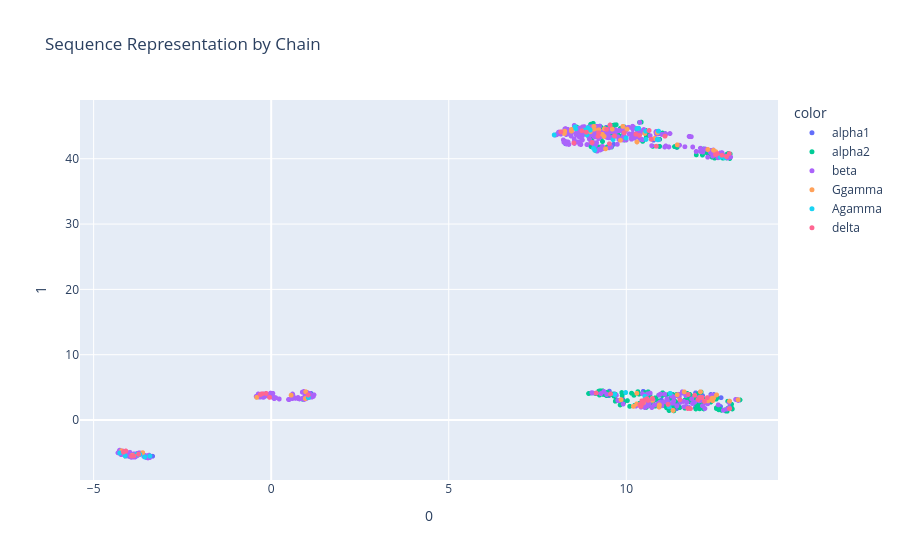

Source (notebook cell):
### Markdown cell above
### ESM2 Representation

### Code cell
seq_rep = pd.DataFrame(umap.fit_transform(np.array(var_data["esm_representation"]).tolist()))
seq_rep["label"] = var_data["name"]
seq_rep["color"] = var_data["hemoglobin_chain"]

fig = px.scatter(
    seq_rep, 
    x=0, 
    y=1, 
    color="color", 
    hover_data="label", 
    title="Sequence Representation by Chain"
)
fig.update_traces(marker_size=5)
fig.show()

### Figure 1 — Plotly figure (JSON) as saved in the notebook; plotly's stock layout.template omitted (floating-point values rounded to 4 significant figures; data arrays with more than 128 entries replaced by an {"elided": "..."} marker saying what was removed)
{"data": [{"customdata": [["Hb Antananarivo"], ["Hb Anantharaj"], ["Hb Evanston"], ["Hb I-Interlaken"], ["Hb Ramona"], ["Hb Spanish Town"], ["Hb Boumerdes"], ["Hb Kariya"], ["Hb Frankfurt"], ["Hb Q-India"], ["Hb Q-Thailand"], ["Hb Chapel Hill"], ["Hb Duan"], ["Hb Davenport"], ["Hb J-Rajappen"], ["Hb Chesapeake"], ["Hb &Ccedil;apa"], ["Hb St. Luke's"], ["Hb O-Indonesia"], ["Hb Mulhacen"], ["Hb Sassari"], ["Hb Tunis-Bizerte"], ["Hb Hanamaki-1"], ["Hb Diamant"], ["Hb Roubaix"], ["Hb Charolles"], ["Hb Anderlecht"], ["Hb Rockaway"], ["Hb Buffalo"], ["Hb Wichita"], ["Hb Wembley"], ["Hb Burlington"], ["Hb Yanase"], ["Hb Tamano"], ["Hb Douala"], ["Hb Saratoga Springs"], ["Hb Groene Hart"], ["Hb Lusaka"], ["Hb Die"], ["Hb Beziers"], ["Hb Itapira"], ["Hb Bom Jesus da Lapa"], ["Hb Oegstgeest"], ["Hb Riccarton"], ["Hb Broomfield"], ["Hb Ravenscourt Park"], ["Hb Hackney"], ["Hb Dublin"], ["Hb Jeddah"], ["Hb Westborough"], ["Hb Trenton"], ["Hb Galliera I"], ["Hb Parma"], ["Hb Pisa"], ["Hb Vientiane"], ["Hb Ecuador"], ["Hb Haaksbergen"], ["Hb Hagley Park"], ["Hb Voreppe"], ["Hb Kosovo"], ["Hb Bonn"], ["Hb Canuts"], ["Hb Verona"], ["Hb Hillingdon"], ["Hb Central Middlesex"], ["Hb Reading"], ["Hb Sudbury"], ["Hb Charlieu"], ["Hb Wroclaw"], ["Hb Mill Hill"], ["Hb Les Lilas"], ["Hb Kenton"], ["Hb Hatfield"], ["Hb Nedlands"], ["Hb Chelmsford"], ["Hb Beaconsfield"], ["Hb Palmela "], ["Hb Portim&atilde;o "], ["Hb alpha1 codon 86 (CTG>GTG)"], ["Hb Lima"], ["Hb Woodstock "], ["Hb St. Rose"], ["Hb Queens Park"], ["Hb Erzeroum"], ["Hb Olivet"], ["Hb PRINCES RISBOROUGH "], ["Hb AYLESBURY"], ["Hb Mao"], ["Hb Verdun"]], "hovertemplate": "color=alpha1<br>0=%{x}<br>1=%{y}<br>label=%{customdata[0]}<extra></extra>", "legendgroup": "alpha1", "marker": {"color": "#636efa", "size": 5, "symbol": "circle"}, "mode": "markers", "name": "alpha1", "showlegend": true, "type": "scattergl", "x": [12.36, 9.514, 11.44, 11.95, 11.31, 9.161, 9.522, 11.21, 11.63, 12.07, 12.65, 11.92, 11.19, 10.48, 9.257, 12.75, 9.081, 10.31, 10.89, 11.41, 12.85, 10.55, 9.511, -4.004, 9.645, 12.33, 10.54, 12.02, 11.46, 11.86, 10.57, 10.99, 8.739, 12.41, 12.93, 9.458, -0.2108, 10.66, 11.91, 9.896, 10.77, 10.34, 9.431, 1.112, 10.91, 8.96, 9.176, 10.93, 11.1, 12.67, 8.904, 1.158, 1.163, 0.9596, -3.34, -3.432, 9.013, 9.307, 10.43, 12.15, 11.74, 8.817, 10.62, 8.61, 12.44, 12.15, 11.42, 11.47, 11.83, -3.957, 9.177, 10.67, 11.02, 9.341, -3.493, -3.96, 1.113, 1.123, 12.38, 11.42, 9.663, -3.768, 8.287, 11.95, 8.732, 9.286, 8.769, 1.124, 12.46], "xaxis": "x", "y": [2.837, 3.746, 2.595, 1.903, 1.494, 4.043, 4.414, 2.359, 4.177, 2.528, 2.062, 3.591, 2.942, 4.388, 44.99, 40.14, 41.75, 44.38, 42.97, 41.95, 40.38, 44.23, 44.79, -5.554, 42.2, 2.946, 2.73, 3.141, 2.63, 2.979, 3.164, 3.057, 44.59, 3.517, 2.435, 43.53, 4.016, 2.92, 2.732, 3.21, 42.84, 2.362, 44.79, 3.684, 43.81, 44.52, 44.82, 41.88, 2.442, 3.417, 44.0, 3.743, 3.802, 3.91, -5.542, -5.543, 4.125, 41.62, 2.467, 3.749, 3.932, 44.23, 43.65, 44.35, 3.527, 1.865, 1.756, 2.171, 3.399, -5.628, 41.46, 2.786, 2.465, 44.08, -5.713, -5.382, 3.653, 3.73, 3.907, 41.73, 4.017, -5.412, 42.3, 4.157, 44.41, 44.44, 44.27, 4.06, 3.897], "yaxis": "y"}, {"customdata": {"elided": "281x1 str values"}, "hovertemplate": "color=alpha2<br>0=%{x}<br>1=%{y}<br>label=%{customdata[0]}<extra></extra>", "legendgroup": "alpha2", "marker": {"color": "#00cc96", "size": 5, "symbol": "circle"}, "mode": "markers", "name": "alpha2", "showlegend": true, "type": "scattergl", "x": {"elided": "281 float values"}, "xaxis": "x", "y": {"elided": "281 float values"}, "yaxis": "y"}, {"customdata": {"elided": "483x1 str values"}, "hovertemplate": "color=beta<br>0=%{x}<br>1=%{y}<br>label=%{customdata[0]}<extra></extra>", "legendgroup": "beta", "marker": {"color": "#ab63fa", "size": 5, "symbol": "circle"}, "mode": "markers", "name": "beta", "showlegend": true, "type": "scattergl", "x": {"elided": "483 float values"}, "xaxis": "x", "y": {"elided": "483 float values"}, "yaxis": "y"}, {"customdata": [["Hb F-Malaysia"], ["Hb F-Meinohama"], ["Hb F-Auckland"], ["Hb F-Albaicin"], ["Hb F-Albaicin"], ["Hb F-Heather"], ["Hb F-Catalonia"], ["Hb F-Melbourne"], ["Hb F-Fuchu"], ["Hb F-Saskatoon"], ["Hb F-Urumqi"], ["Hb F-Granada"], ["Hb F-Cosenza"], ["Hb F-Oakland"], ["Hb F-Tokyo"], ["Hb F-Austell"], ["Hb F-Veleta"], ["Hb F-Cincinnati"], ["Hb F-Lodz"], ["Hb F-Kingston"], ["Hb F-Sacromonte"], ["Hb F-Emirates"], ["Hb F-M-Osaka"], ["Hb F-Clarke"], ["Hb F-Shanghai"], ["Hb F-Brooklyn"], ["Hb F-Minoo"], ["Hb F-Lesvos"], ["Hb F-Kennestone"], ["Hb F-M-Fort Ripley"], ["Hb F-Columbus-GA"], ["Hb F-La Grange"], ["Hb F-Macedonia-II"], ["Hb F-Malta-I"], ["Hb F-Caltech"], ["Hb F-Carlton"], ["Hb F-Poole"], ["Hb F-Onoda"], ["Hb F-Texas-II"], ["Hb F-Alexandra"], ["Hb F-Ube"], ["Hb F-Ouled Rabah"], ["Hb F-Clamart"], ["Hb F-Calabria"], ["Hb F-Coigneres"], ["Hb F-Bonheiden"], ["Hb F-Bron"], ["Hb F-Lyon"], ["Hb F-Saint-Etienne"], ["Hb F-Sarajevo"], ["Hb F-Zhejiang"], ["Hb F-Paulinia"], ["Hb F-Istambul"], ["Hb F-Monserrato-Sassari"]], "hovertemplate": "color=Ggamma<br>0=%{x}<br>1=%{y}<br>label=%{customdata[0]}<extra></extra>", "legendgroup": "Ggamma", "marker": {"color": "#FFA15A", "size": 5, "symbol": "circle"}, "mode": "markers", "name": "Ggamma", "showlegend": true, "type": "scattergl", "x": [10.31, 8.257, 8.457, 9.374, 12.3, 8.987, 10.88, 12.66, 9.852, 9.386, 10.29, -4.213, 9.604, 11.32, 12.42, 12.91, 11.44, 10.2, 0.5615, 12.43, 10.3, 8.266, 10.8, 11.43, 10.73, 12.52, 10.3, -3.914, 12.3, 9.093, 13.15, 10.48, 10.52, 9.223, 9.417, -0.4064, 8.456, 10.02, 10.93, 12.36, 12.46, 12.54, 10.92, 10.73, 12.09, 9.834, 0.9711, 9.903, 12.46, 9.089, -3.619, 0.9611, 11.63, 9.325], "xaxis": "x", "y": [44.62, 43.86, 44.48, 43.41, 2.934, 44.14, 43.97, 40.36, 3.124, 44.59, 2.461, -4.704, 44.54, 1.47, 3.343, 2.891, 42.13, 2.09, 3.797, 2.959, 4.093, 44.22, 43.11, 3.868, 3.328, 41.08, 42.57, -5.399, 41.41, 44.54, 3.107, 2.619, 43.88, 44.43, 41.52, 3.473, 44.23, 44.53, 2.31, 3.146, 3.341, 3.847, 1.98, 3.014, 4.317, 42.83, 4.335, 44.95, 41.3, 44.95, -5.002, 3.296, 4.309, 43.75], "yaxis": "y"}, {"customdata": [["Hb F-Marietta"], ["Hb F-Port Royal"], ["Hb F-Macedonia-I"], ["Hb F-Texas-I"], ["Hb F-Kotobuki"], ["Hb F-Pordenone"], ["Hb F-Calluna"], ["Hb F-Kuala Lumpur"], ["Hb F-Pendergrass"], ["Hb F-Cobb"], ["Hb F-Bonaire-GA"], ["Hb F-Woodstock"], ["Hb F-Beech Island"], ["Hb F-Jamaica"], ["Hb F-Iwata"], ["Hb F-Xin-Su"], ["Hb F-Sardinia (<sup>A</sup>gamma<sup>T</sup>)"], ["Hb F-Dammam"], ["Hb F-Victoria Jubilee"], ["Hb F-Dickinson"], ["Hb F-Hull"], ["Hb F-Baskent"], ["Hb F-Jiangsu"], ["Hb F-Texas-II"], ["Hb F-Alexandra"], ["Hb F-Ube"], ["Hb F-Xinjiang"], ["Hb F-Fukuyama"], ["Hb F-Forest Park"], ["Hb F-Campinas"], ["Hb F-Porto Torres"], ["Hb F-Oman"], ["Hb F-Beni Khirane"], ["Hb F-Osilo"], ["Hb F-Salamanque"]], "hovertemplate": "color=Agamma<br>0=%{x}<br>1=%{y}<br>label=%{customdata[0]}<extra></extra>", "legendgroup": "Agamma", "marker": {"color": "#19d3f3", "size": 5, "symbol": "circle"}, "mode": "markers", "name": "Agamma", "showlegend": true, "type": "scattergl", "x": [9.629, 10.91, 9.993, 8.893, 1.043, 8.984, 10.55, 11.24, 10.89, 10.3, 12.77, 10.63, 8.818, 8.558, -3.416, -3.793, -4.265, 8.579, 11.21, 9.983, 7.97, 9.673, 9.079, 10.4, 10.53, 9.112, 10.35, 10.56, 12.65, -3.699, -3.563, 8.915, -4.112, 1.046, 10.87], "xaxis": "x", "y": [42.92, 44.22, 43.18, 43.64, 3.725, 44.39, 44.22, 4.085, 42.9, 44.61, 40.14, 3.111, 44.37, 44.9, -5.514, -5.27, -5.044, 44.59, 2.026, 4.203, 43.64, 3.918, 41.57, 2.16, 3.616, 41.29, 44.66, 42.96, 40.22, -5.275, -5.656, 44.76, -5.48, 3.412, 42.96], "yaxis": "y"}, {"customdata": [["Hb A<sub>2</sub>-Niigata"], ["Hb A<sub>2</sub>-Sphaki&aacute;"], ["Hb A<sub>2</sub>-Pylos"], ["Hb A<sub>2</sub>-NYU"], ["Hb A<sub>2</sub>' or Hb B<sub>2</sub>"], ["Hb A<sub>2</sub>-Roosevelt"], ["Hb A<sub>2</sub>-Flatbush"], ["Hb A<sub>2</sub>-Victoria"], ["Hb A<sub>2</sub>-Yokoshima"], ["Hb A<sub>2</sub>-Puglia"], ["Hb A<sub>2</sub>-Yialousa"], ["Hb A<sub>2</sub>-Metaponto"], ["Hb A<sub>2</sub>-Melbourne"], ["Hb A<sub>2</sub>-Agrinio"], ["Hb A<sub>2</sub>-Parkville"], ["Hb A<sub>2</sub>-Adria"], ["Hb A<sub>2</sub>-Indonesia"], ["Hb A<sub>2</sub>-Grovetown"], ["Hb A<sub>2</sub>-Nishishinbashi"], ["Hb A<sub>2</sub>-Etolia"], ["Hb A<sub>2</sub>-Honai"], ["Hb A<sub>2</sub>-Sant' Antioco"], ["Hb A<sub>2</sub>-Wrens"], ["Hb A<sub>2</sub>-Canada"], ["Hb A<sub>2</sub>-Coburg"], ["Hb A<sub>2</sub>-Liangcheng"], ["Hb A<sub>2</sub>-Manzanares"], ["Hb A<sub>2</sub>-Zagreb"], ["Hb A<sub>2</sub>-Babinga"], ["Hb A<sub>2</sub>-Fitzroy"], ["Hb A2-Toranomon"], ["Hb A2-Monreale"], ["Hb A2-Campania"], ["Hb A2-Lucania"], ["Hb A2-Capri"], ["Hb A2-Ninive"], ["Hb A2-Pasteur-Tunis"], ["Hb A2-MUMC"], ["Hb A2-Catania"], ["Hb A2-Ventimiglia"], ["Hb A2-Montechiaro"], ["Hb A2-Bagheria"], ["Hb A2-Udine"], ["Hb A2-Acacias"], ["Hb A2-North Africa"], ["Hb A2-Lyon"], ["Hb A2-Asti"], ["Hb A2-Pordenone"], ["Hb A2 codon 2   (CAT&#8594;AAT)"], ["Hb A2  codon 52 (GAT>CAT)"], ["Hb A2 Saint-Denis"], ["Hb A2-San Floro "], ["Hb A2-India"], ["Hb A2-Lewisburg"], ["Hb A2-Ramallah"], ["Hb Noah Mehmet Oeztuerk"], ["Hb A2 Hong Kong"]], "hovertemplate": "color=delta<br>0=%{x}<br>1=%{y}<br>label=%{customdata[0]}<extra></extra>", "legendgroup": "delta", "marker": {"color": "#FF6692", "size": 5, "symbol": "circle"}, "mode": "markers", "name": "delta", "showlegend": true, "type": "scattergl", "x": [10.61, 9.151, 12.9, 12.56, 12.08, -3.733, 8.524, 11.73, 11.81, 9.556, -0.2549, 8.875, 9.666, 10.64, 12.13, 10.44, 12.51, 12.02, 12.69, 11.09, 10.7, 9.221, 9.445, 9.033, 9.542, 10.58, 8.157, 10.41, 10.85, -4.154, 11.93, 9.524, 10.39, 10.39, 12.91, 12.82, 12.2, 10.37, 10.27, 11.18, 1.039, 10.74, -4.094, 11.74, 12.28, -0.1422, 9.205, 8.751, 11.51, 10.46, 10.52, 9.939, -4.16, -0.308, -3.868, -0.0454, -3.933], "xaxis": "x", "y": [3.004, 4.125, 40.79, 40.78, 3.498, -5.233, 42.41, 1.766, 1.743, 3.988, 4.023, 44.06, 43.48, 44.32, 3.446, 2.941, 40.63, 3.128, 40.53, 43.46, 42.97, 43.98, 44.5, 42.48, 45.17, 3.268, 44.12, 2.098, 41.91, -4.811, 3.791, 42.29, 2.132, 2.371, 1.74, 40.32, 2.869, 43.58, 43.76, 2.393, 3.831, 3.266, -4.743, 3.913, 3.427, 4.072, 43.43, 44.28, 3.109, 2.579, 3.077, 43.98, -4.911, 3.887, -5.484, 3.47, -5.506], "yaxis": "y"}], "layout": {"legend": {"title": {"text": "color"}, "tracegroupgap": 0}, "title": {"text": "Sequence Representation by Chain"}, "xaxis": {"anchor": "y", "domain": [0, 1], "title": {"text": "0"}}, "yaxis": {"anchor": "x", "domain": [0, 1], "title": {"text": "1"}}}}
